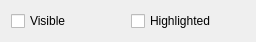
<?xml version="1.0" encoding="UTF-8"?>
<ui version="4.0">
 <class>GODesignerFlags</class>
 <widget class="QWidget" name="GODesignerFlags">
  <property name="geometry">
   <rect>
    <x>0</x>
    <y>0</y>
    <width>256</width>
    <height>40</height>
   </rect>
  </property>
  <property name="windowTitle">
   <string>Graphics Object</string>
  </property>
  <property name="toolTip">
   <string/>
  </property>
  <layout class="QGridLayout" name="gridLayout">
   <item row="0" column="1">
    <widget class="QCheckBox" name="highlightedCB">
     <property name="text">
      <string>Highlighted</string>
     </property>
    </widget>
   </item>
   <item row="0" column="0">
    <widget class="QCheckBox" name="visibleCB">
     <property name="text">
      <string>Visible</string>
     </property>
    </widget>
   </item>
  </layout>
 </widget>
 <resources/>
 <connections/>
</ui>
